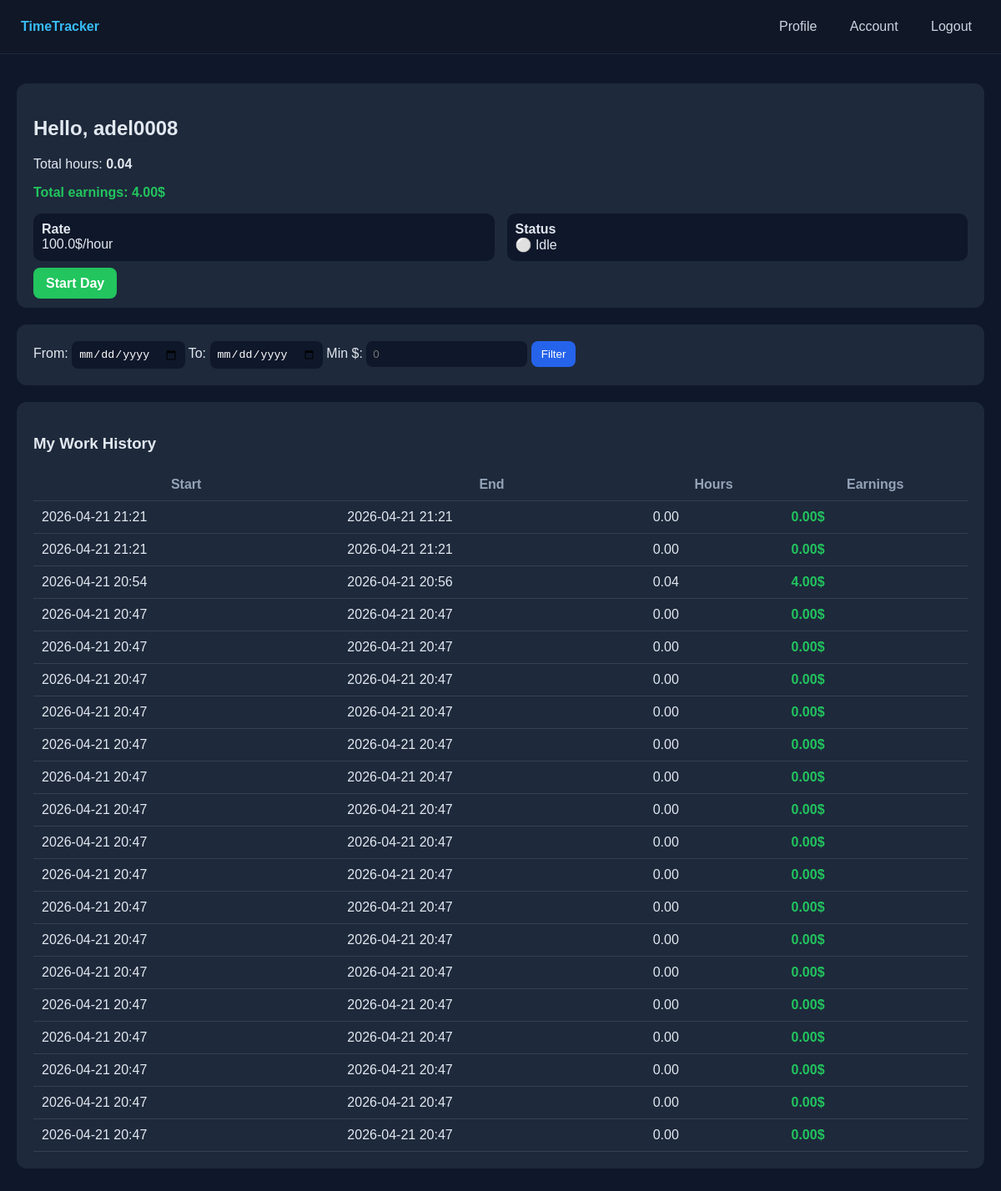
The app's page /profile/ (signed in) with its own data.
### main/models.py (models this page shows)
class User(AbstractUser):
    email = models.EmailField(unique=True)
    position = models.CharField(max_length=100, blank=True, null=True)
    is_employee = models.BooleanField(default=True)
    hourly_rate = models.FloatField(default=100)

class WorkDay(models.Model):
    user = models.ForeignKey(settings.AUTH_USER_MODEL, on_delete=models.CASCADE)
    start_time = models.DateTimeField(auto_now_add=True)
    end_time = models.DateTimeField(null=True, blank=True)
    is_active = models.BooleanField(default=True)
    def get_hours(self):
        if self.end_time:
            delta = self.end_time - self.start_time
            return round(delta.total_seconds() / 3600, 2)
        return 0
    def get_earnings(self):
        return round(self.get_hours() * self.user.hourly_rate, 2)

### main/views.py (the view)
# urls.py: path("profile/", views.profile, name="profile"),
@login_required
def profile(request):
    days = WorkDay.objects.filter(user=request.user).order_by("-start_time")
    date_from = request.GET.get("from")
    date_to = request.GET.get("to")
    if date_from:
        days = days.filter(start_time__date__gte=date_from)
    if date_to:
        days = days.filter(start_time__date__lte=date_to)
    total_hours = sum(d.get_hours() for d in days)
    total_money = sum(d.get_earnings() for d in days)
    active_day = WorkDay.objects.filter(
        user=request.user,
        is_active=True
    ).first()
    return render(request, "main/profile.html", {
        "days": days,
        "active_day": active_day,
        "total_hours": total_hours,
        "total_money": total_money
    })

### main/templates/main/profile.html (shortened to what this page needs)
<!DOCTYPE html>
<html lang="en">
<head>
</head>
<body>
<div class="topbar">
    <div class="logo">TimeTracker</div>
    <div class="nav">
        <a href="{% url 'profile' %}">Profile</a>
        <a href="{% url 'account' %}">Account</a>
        <a href="{% url 'logout' %}" class="logout">Logout</a>
    </div>
</div>
<div class="container">
    <div class="card">
        <h2>Hello, {{ request.user.username }}</h2>
        <p>Total hours: <b>{{ total_hours|default:0|floatformat:2 }}</b></p>
        <p class="money">
            Total earnings: {{ total_money|default:0|floatformat:2 }}$
        </p>
        <div class="stats">
            <div class="stat-box">
                <b>Rate</b><br>
                {{ request.user.hourly_rate|default:100 }}$/hour
            </div>
            <div class="stat-box">
                <b>Status</b><br>
                {% if active_day %}
                    🟢 Working
                {% else %}
                    ⚪ Idle
                {% endif %}
            </div>
        </div>
        <br>
        {% if active_day %}
            <a href="{% url 'end_day' %}" class="btn end">End Day</a>
        {% else %}
            <a href="{% url 'start_day' %}" class="btn start">Start Day</a>
        {% endif %}
    </div>
    <div class="card">
        <form method="GET">
            <label>From:</label>
            <input type="date" name="start">
            <label>To:</label>
            <input type="date" name="end">
            <label>Min $:</label>
            <input type="number" name="min_money" placeholder="0">
            <button type="submit">Filter</button>
        </form>
    </div>
    <div class="card">
        <h3>My Work History</h3>
        <table>
            <tr>
                <th>Start</th>
                <th>End</th>
                <th>Hours</th>
                <th>Earnings</th>
            </tr>
            {% for d in days %}
            <tr>
                <td>{{ d.start_time|date:"Y-m-d H:i" }}</td>
                <td>{{ d.end_time|date:"Y-m-d H:i" }}</td>
                <td>{{ d.get_hours|floatformat:2 }}</td>
                <td class="money">{{ d.get_earnings|floatformat:2 }}$</td>
            </tr>
            {% endfor %}
        </table>
    </div>
</div>
</body>
</html>

### main/templates/main/profile.html (style rules this page uses)
body { margin: 0; font-family: Arial, sans-serif; background: #0f172a; color: #e2e8f0; }
.topbar { position: fixed; top: 0; left: 0; right: 0; height: 64px; background: rgba(17, 24, 39, 0.95); backdrop-filter: blur(10px); display: flex; align-items: center; justify-content: space-between; padding: 0 25px; border-bottom: 1px solid #1f2937; }
.logo { color: #38bdf8; font-weight: bold; }
.nav a { color: #cbd5e1; text-decoration: none; margin-left: 15px; padding: 6px 10px; border-radius: 8px; }
.logout { color: #ef4444; }
.container { margin-top: 80px; padding: 20px; }
.card { background: #1e293b; padding: 20px; border-radius: 12px; margin-bottom: 20px; }
.btn { padding: 10px 15px; border-radius: 8px; text-decoration: none; color: white; font-weight: bold; }
.start { background: #22c55e; }
table { width: 100%; border-collapse: collapse; }
th, td { padding: 10px; border-bottom: 1px solid #334155; }
th { color: #94a3b8; }
.money { color: #22c55e; font-weight: bold; }
input { padding: 8px; border-radius: 8px; border: none; background: #0f172a; color: white; }
button { padding: 8px 12px; background: #2563eb; border: none; border-radius: 8px; color: white; cursor: pointer; }
.stats { display: flex; gap: 15px; margin-top: 10px; }
.stat-box { background: #0f172a; padding: 10px; border-radius: 10px; flex: 1; }

### records on screen
User: user.username "adel0008", user.hourly_rate "100.0"
WorkDay: start_time "2026-04-21 21:21", end_time "2026-04-21 21:21", get_hours "0.00", get_earnings "0.00"
WorkDay: start_time "2026-04-21 21:21", end_time "2026-04-21 21:21", get_hours "0.00", get_earnings "0.00"
WorkDay: start_time "2026-04-21 20:54", end_time "2026-04-21 20:56", get_hours "0.04", get_earnings "4.00"
WorkDay: start_time "2026-04-21 20:47", end_time "2026-04-21 20:47", get_hours "0.00", get_earnings "0.00"
WorkDay: start_time "2026-04-21 20:47", end_time "2026-04-21 20:47", get_hours "0.00", get_earnings "0.00"
WorkDay: start_time "2026-04-21 20:47", end_time "2026-04-21 20:47", get_hours "0.00", get_earnings "0.00"
WorkDay: start_time "2026-04-21 20:47", end_time "2026-04-21 20:47", get_hours "0.00", get_earnings "0.00"
WorkDay: start_time "2026-04-21 20:47", end_time "2026-04-21 20:47", get_hours "0.00", get_earnings "0.00"
WorkDay: start_time "2026-04-21 20:47", end_time "2026-04-21 20:47", get_hours "0.00", get_earnings "0.00"
WorkDay: start_time "2026-04-21 20:47", end_time "2026-04-21 20:47", get_hours "0.00", get_earnings "0.00"
WorkDay: start_time "2026-04-21 20:47", end_time "2026-04-21 20:47", get_hours "0.00", get_earnings "0.00"
WorkDay: start_time "2026-04-21 20:47", end_time "2026-04-21 20:47", get_hours "0.00", get_earnings "0.00"
WorkDay: start_time "2026-04-21 20:47", end_time "2026-04-21 20:47", get_hours "0.00", get_earnings "0.00"
WorkDay: start_time "2026-04-21 20:47", end_time "2026-04-21 20:47", get_hours "0.00", get_earnings "0.00"
WorkDay: start_time "2026-04-21 20:47", end_time "2026-04-21 20:47", get_hours "0.00", get_earnings "0.00"
WorkDay: start_time "2026-04-21 20:47", end_time "2026-04-21 20:47", get_hours "0.00", get_earnings "0.00"
WorkDay: start_time "2026-04-21 20:47", end_time "2026-04-21 20:47", get_hours "0.00", get_earnings "0.00"
WorkDay: start_time "2026-04-21 20:47", end_time "2026-04-21 20:47", get_hours "0.00", get_earnings "0.00"
WorkDay: start_time "2026-04-21 20:47", end_time "2026-04-21 20:47", get_hours "0.00", get_earnings "0.00"
WorkDay: start_time "2026-04-21 20:47", end_time "2026-04-21 20:47", get_hours "0.00", get_earnings "0.00"

### other values on screen
{{ total_hours|default:0|floatformat:2 }} "0.04"
{{ total_money|default:0|floatformat:2 }} "4.00"
